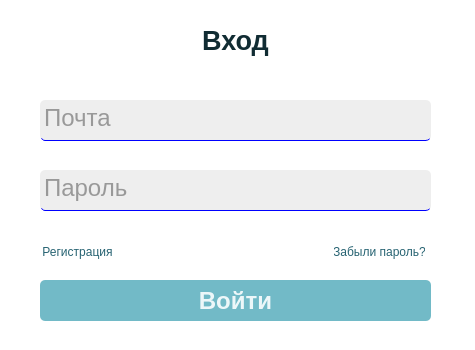
<?xml version="1.0" encoding="UTF-8"?>
<ui version="4.0">
 <class>AuthWindow</class>
 <widget class="QMainWindow" name="AuthWindow">
  <property name="geometry">
   <rect>
    <x>0</x>
    <y>0</y>
    <width>475</width>
    <height>350</height>
   </rect>
  </property>
  <property name="minimumSize">
   <size>
    <width>475</width>
    <height>350</height>
   </size>
  </property>
  <property name="maximumSize">
   <size>
    <width>475</width>
    <height>350</height>
   </size>
  </property>
  <property name="baseSize">
   <size>
    <width>470</width>
    <height>350</height>
   </size>
  </property>
  <property name="windowTitle">
   <string>MainWindow</string>
  </property>
  <property name="styleSheet">
   <string notr="true">
	background: white;
</string>
  </property>
  <widget class="QWidget" name="mainWidget">
   <widget class="QTextEdit" name="Email">
    <property name="geometry">
     <rect>
      <x>40</x>
      <y>100</y>
      <width>391</width>
      <height>41</height>
     </rect>
    </property>
    <property name="font">
     <font>
      <pointsize>18</pointsize>
     </font>
    </property>
    <property name="cursor" stdset="0">
     <cursorShape>IBeamCursor</cursorShape>
    </property>
    <property name="styleSheet">
     <string notr="true">QTextEdit {
	border: none;border-radius: 5px;border-bottom: 1px solid blue;background: #eee;color: #444;
}

QTextEdit:hover {
	background: white;color: #111;
}
</string>
    </property>
    <property name="html">
     <string>&lt;!DOCTYPE HTML PUBLIC &quot;-//W3C//DTD HTML 4.0//EN&quot; &quot;http://www.w3.org/TR/REC-html40/strict.dtd&quot;&gt;
&lt;html&gt;&lt;head&gt;&lt;meta name=&quot;qrichtext&quot; content=&quot;1&quot; /&gt;&lt;style type=&quot;text/css&quot;&gt;
p, li { white-space: pre-wrap; }
&lt;/style&gt;&lt;/head&gt;&lt;body style=&quot; font-family:'MS Shell Dlg 2'; font-size:18pt; font-weight:400; font-style:normal;&quot;&gt;
&lt;p style=&quot;-qt-paragraph-type:empty; margin-top:0px; margin-bottom:0px; margin-left:0px; margin-right:0px; -qt-block-indent:0; text-indent:0px;&quot;&gt;&lt;br /&gt;&lt;/p&gt;&lt;/body&gt;&lt;/html&gt;</string>
    </property>
    <property name="placeholderText">
     <string>Почта</string>
    </property>
   </widget>
   <widget class="QTextEdit" name="Password">
    <property name="geometry">
     <rect>
      <x>40</x>
      <y>170</y>
      <width>391</width>
      <height>41</height>
     </rect>
    </property>
    <property name="font">
     <font>
      <pointsize>18</pointsize>
     </font>
    </property>
    <property name="cursor" stdset="0">
     <cursorShape>IBeamCursor</cursorShape>
    </property>
    <property name="styleSheet">
     <string notr="true">QTextEdit {
	border: none;border-radius: 5px;border-bottom: 1px solid blue;background: #eee;color: #444;
}

QTextEdit:hover {
	background: white;color: #111;
}
</string>
    </property>
    <property name="html">
     <string>&lt;!DOCTYPE HTML PUBLIC &quot;-//W3C//DTD HTML 4.0//EN&quot; &quot;http://www.w3.org/TR/REC-html40/strict.dtd&quot;&gt;
&lt;html&gt;&lt;head&gt;&lt;meta name=&quot;qrichtext&quot; content=&quot;1&quot; /&gt;&lt;style type=&quot;text/css&quot;&gt;
p, li { white-space: pre-wrap; }
&lt;/style&gt;&lt;/head&gt;&lt;body style=&quot; font-family:'MS Shell Dlg 2'; font-size:18pt; font-weight:400; font-style:normal;&quot;&gt;
&lt;p style=&quot;-qt-paragraph-type:empty; margin-top:0px; margin-bottom:0px; margin-left:0px; margin-right:0px; -qt-block-indent:0; text-indent:0px;&quot;&gt;&lt;br /&gt;&lt;/p&gt;&lt;/body&gt;&lt;/html&gt;</string>
    </property>
    <property name="placeholderText">
     <string>Пароль</string>
    </property>
   </widget>
   <widget class="QPushButton" name="SignIn">
    <property name="geometry">
     <rect>
      <x>40</x>
      <y>280</y>
      <width>391</width>
      <height>41</height>
     </rect>
    </property>
    <property name="font">
     <font>
      <pointsize>18</pointsize>
      <weight>75</weight>
      <bold>true</bold>
     </font>
    </property>
    <property name="cursor">
     <cursorShape>PointingHandCursor</cursorShape>
    </property>
    <property name="styleSheet">
     <string notr="true">QPushButton {
	background: #72bac7;color: #edf7f9;font-weight: bold;border-radius: 5px;
}

QPushButton:hover {
	background: #65b4c3;
}

QPushButton:pressed {
	background: #7ec0cc;
}
</string>
    </property>
    <property name="text">
     <string>Войти</string>
    </property>
   </widget>
   <widget class="QLabel" name="Label">
    <property name="geometry">
     <rect>
      <x>40</x>
      <y>20</y>
      <width>391</width>
      <height>41</height>
     </rect>
    </property>
    <property name="font">
     <font>
      <pointsize>20</pointsize>
      <weight>75</weight>
      <bold>true</bold>
     </font>
    </property>
    <property name="styleSheet">
     <string notr="true">QLabel {
	color: #112c33;font-weight:bold;
}</string>
    </property>
    <property name="text">
     <string>Вход</string>
    </property>
    <property name="alignment">
     <set>Qt::AlignCenter</set>
    </property>
   </widget>
   <widget class="QPushButton" name="RegistrationBtn">
    <property name="geometry">
     <rect>
      <x>40</x>
      <y>240</y>
      <width>75</width>
      <height>23</height>
     </rect>
    </property>
    <property name="styleSheet">
     <string notr="true">QPushButton {
	background: rgba(0, 0, 0, 0);
	border: none;
	color: #276372;
}</string>
    </property>
    <property name="text">
     <string>Регистрация</string>
    </property>
   </widget>
   <widget class="QPushButton" name="HelpBtn">
    <property name="geometry">
     <rect>
      <x>334</x>
      <y>240</y>
      <width>91</width>
      <height>23</height>
     </rect>
    </property>
    <property name="styleSheet">
     <string notr="true">QPushButton {
	background: rgba(0, 0, 0, 0);
	border: none;
	color: #276372;
}</string>
    </property>
    <property name="text">
     <string>Забыли пароль?</string>
    </property>
   </widget>
  </widget>
 </widget>
 <resources/>
 <connections/>
</ui>
